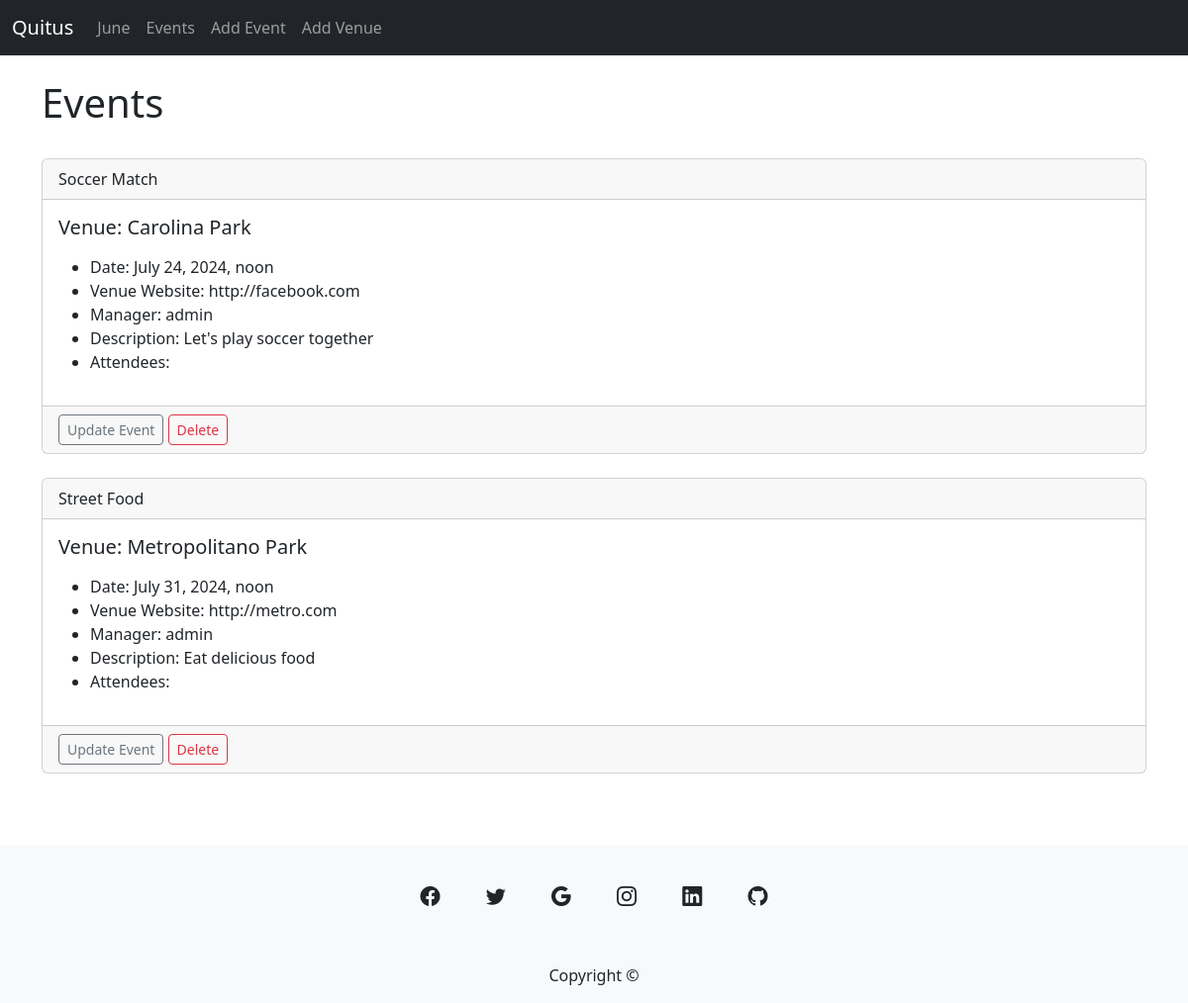
Before: /events with the older database file.
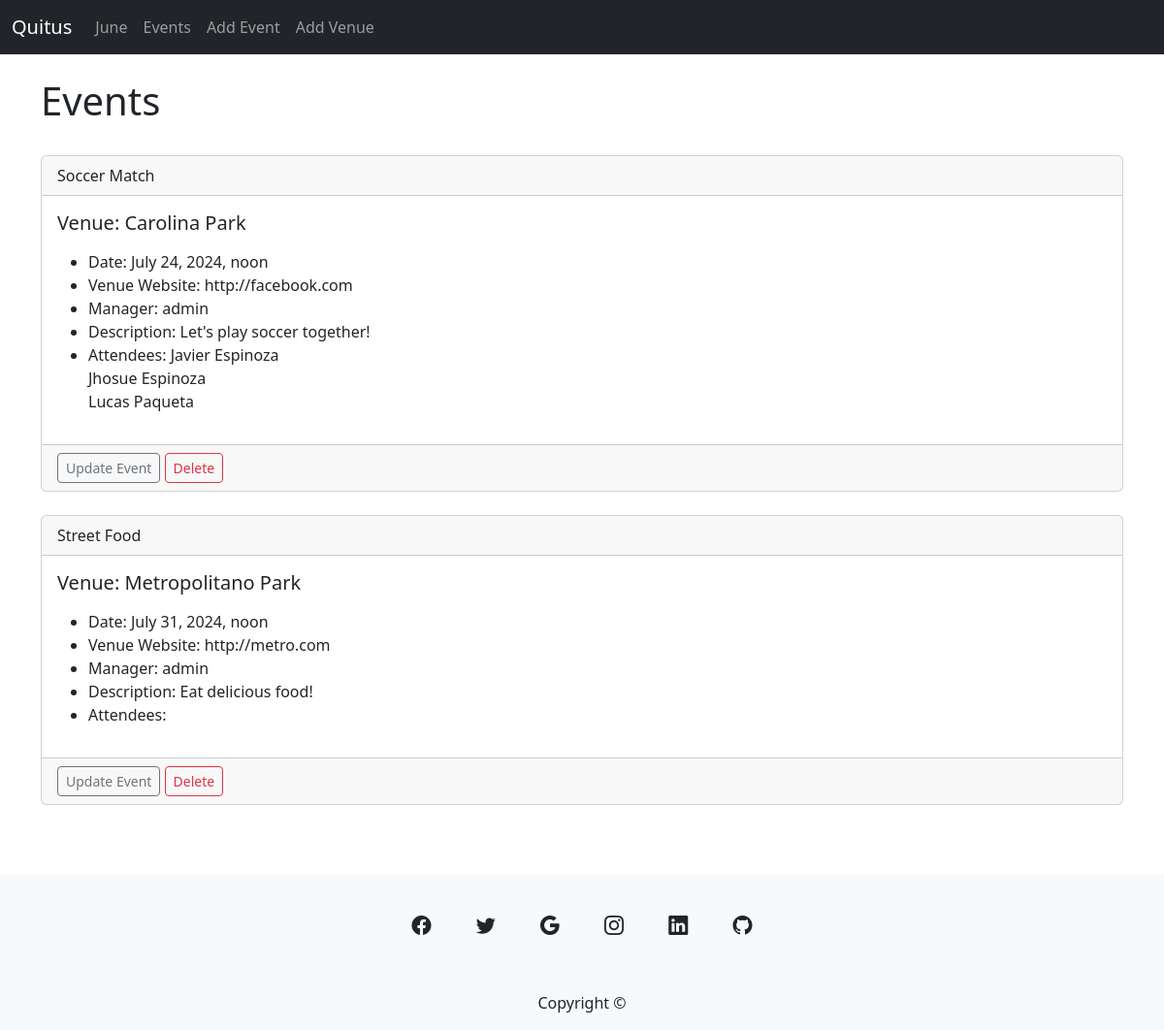
After: the same page with the newer database file.
### events/models.py (models this page shows)
class Event(models.Model):
    name = models.CharField('Event Name', max_length=120)
    event_date = models.DateTimeField('Event Date')
    venue = models.ForeignKey(Venue, blank=True, null=True, on_delete=models.CASCADE)
    manager = models.ForeignKey(User, blank=True, null=True, on_delete=models.SET_NULL)
    description = models.TextField(blank=True)
    attendees = models.ManyToManyField(QuitusUser, blank=True)
    def __str__(self):
        return self.name

class Venue(models.Model):
    name = models.CharField('Venue Name', max_length=120)
    address = models.CharField(max_length=30)
    zip_code = models.CharField('Zip Code', max_length=15)
    phone = models.CharField('Contact Phone', max_length=25, blank=True)
    web = models.URLField('Website Address', blank=True)
    email_address = models.EmailField('Email Address', blank=True)
    def __str__(self):
        return self.name

class QuitusUser(models.Model):
    first_name = models.CharField(max_length=30)
    last_name = models.CharField(max_length=30)
    email = models.EmailField('User Email')
    def __str__(self):
        return self.first_name + ' ' + self.last_name

### events/views.py (the view)
# urls.py: path('events', views.all_events, name="list-events"),
def all_events(request):
    event_list = Event.objects.all()
    return render(request, 'events/event_list.html',{'event_list':event_list} )

### events/templates/events/event_list.html (shortened to what this page needs)
{% extends 'events/base.html' %}
{% block content %}
<h1> Events </h1>
    {% for event in event_list %}
    <div class="card">
        <div class="card-header">
            {{ event }}
        </div>
        <div class="card-body">
          <h5 class="card-title">Venue: {{ event.venue }}</h5>
          <p class="card-text">
            <ul>
                <li>Date: {{ event.event_date }}</li>
                <li>Venue Website: {{ event.venue.web }}</li>
                <li>Manager: {{ event.manager }}</li>
                <li>Description:  {{ event.description }}</li>
                <li>Attendees:
                    {% for user in event.attendees.all %}
                    {{ user }}<br/>
                    {% endfor %}
                </li>
                </ul>
          </p>
        </div>
        <div class="card-footer text muted">
          <a href="{% url 'update-event' event.id %}" class="btn btn-outline-secondary btn-sm">Update Event</a>
          <a href="{% url 'delete-event' event.id %}" class="btn btn-outline-danger btn-sm">Delete</a>
        </div>
      </div>
    {% endfor %}
{% endblock %}

### events/templates/events/base.html (shortened to what this page needs)
<!doctype html>
<html lang="en">
  <head>
    <link href="https://cdn.jsdelivr.net/npm/bootstrap@5.3.3/dist/css/bootstrap.min.css" rel="stylesheet">
    <link rel="stylesheet" href="https://cdn.jsdelivr.net/npm/bootstrap-icons@1.11.3/font/bootstrap-icons.min.css">
  </head>
  <body>
    {% include 'events/navbar.html'%}
    <div class="container mt-4">
    {% block content %}
    {% endblock %}
    </div>
    {% include 'events/footer.html'%}
</body>
</html>

### events/templates/events/navbar.html (shortened to what this page needs)
<nav class="navbar bg-dark navbar-expand-lg"  data-bs-theme="dark">
    <div class="container-fluid">
      <a class="navbar-brand" href="{%url 'home' %}">Quitus</a>
      <div class="collapse navbar-collapse" id="navbarSupportedContent">
        <ul class="navbar-nav me-auto mb-2 mb-lg-0">
          <li class="nav-item">
            <a class="nav-link" href="{%url 'home' '2024' 'June'%}">June</a>
          </li>
          <li class="nav-item">
            <a class="nav-link" href="{%url 'list-events' %}">Events</a>
            <li class="nav-item">
              <a class="nav-link" href="{%url 'add-event' %}">Add Event</a>
            </li>
          </li>
          <li class="nav-item">
            <a class="nav-link" href="{%url 'add-venue' %}">Add Venue</a>
          </li>
        </ul>
      </div>
    </div>
  </nav>

### events/templates/events/footer.html
<footer class="text-center bg-body-tertiary mt-5">
    <div class="container pt-4">
      <section class="mb-4">
        <a
          class="btn btn-link btn-floating btn-lg text-body m-1"
          href="#!"
          role="button"
        ><i class="bi bi-facebook"></i></a>
        <a
          class="btn btn-link btn-floating btn-lg text-body m-1"
          href="#!"
          role="button"
        ><i class="bi bi-twitter"></i></a>
        <a
          class="btn btn-link btn-floating btn-lg text-body m-1"
          href="#!"
          role="button"
        ><i class="bi bi-google"></i></a>
        <a
          class="btn btn-link btn-floating btn-lg text-body m-1"
          href="#!"
          role="button"
        ><i class="bi bi-instagram"></i></a>
        <a
          class="btn btn-link btn-floating btn-lg text-body m-1"
          href="#!"
          role="button"
        ><i class="bi bi-linkedin"></i></a>
        <a
          class="btn btn-link btn-floating btn-lg text-body m-1"
          href="#!"
          role="button"
        ><i class="bi bi-github"></i></a>
      </section>
    </div>
    <div class="text-center p-3" >
      Copyright © {{current_year}}
    </div>
  </footer>

Changed rows visible on the page:
changed Event "Soccer Match": gains QuitusUser (first_name+last_name "Javier Espinoza"); gains QuitusUser (first_name+last_name "Jhosue Espinoza"); description "Let's play soccer together" → "Let's play soccer together!"
added QuitusUser: first_name+last_name "Lucas Paqueta", shown under Event "Soccer Match"
changed Event "Street Food": description "Eat delicious food" → "Eat delicious food!"
